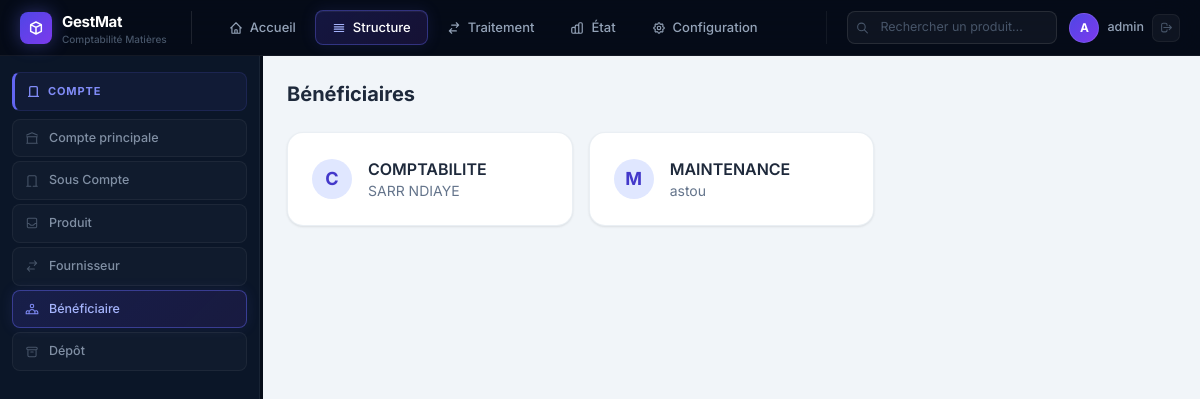
The page /beneficiaires/ (signed in) on the database its author committed.
### matieres/models.py (models this page shows, shortened)
class Beneficiaire(models.Model):
    nom = models.CharField(max_length=100, verbose_name="Bénéficiaire")
    responsable = models.CharField(max_length=100, blank=True, verbose_name="Responsable")
    class Meta:
        verbose_name = "Bénéficiaire"
        verbose_name_plural = "Bénéficiaires"
        ordering = ['nom']

### matieres/views.py (the view)
# urls.py: path('beneficiaires/', views.beneficiaires_list, name='beneficiaires_list'),
@login_required
def beneficiaires_list(request):
    context = {'page_title': 'Bénéficiaires', 'beneficiaires': Beneficiaire.objects.order_by('nom')}
    return render(request, 'referentiels/beneficiaires.html', context)

### templates/referentiels/beneficiaires.html
{% extends 'base.html' %}
{% block content %}
<div class="flex items-center justify-between mb-6">
  <h2 class="text-xl font-bold text-slate-800">Bénéficiaires</h2>
</div>
<div class="grid grid-cols-1 md:grid-cols-2 lg:grid-cols-3 gap-4">
  {% for b in beneficiaires %}
  <div class="card flex items-center gap-4">
    <div class="w-10 h-10 bg-indigo-100 rounded-full flex items-center justify-center text-indigo-700 font-bold text-lg flex-shrink-0">
      {{ b.nom|first|upper }}
    </div>
    <div>
      <p class="font-semibold text-slate-800">{{ b.nom }}</p>
      {% if b.responsable %}<p class="text-sm text-slate-500">{{ b.responsable }}</p>{% endif %}
    </div>
  </div>
  {% empty %}
  <p class="text-slate-400 col-span-3">Aucun bénéficiaire enregistré.</p>
  {% endfor %}
</div>
{% endblock %}

### templates/base.html (shortened to what this page needs)
<!DOCTYPE html>
<html lang="fr" class="h-full">
<head>
  <script src="https://cdn.tailwindcss.com"></script>
</head>
<body>
<header class="topbar">
  <div class="logo-wrap">
    <div class="logo-icon">
      <svg width="16" height="16" fill="none" stroke="#fff" viewBox="0 0 24 24" stroke-width="2.2">
        <path stroke-linecap="round" stroke-linejoin="round" d="M20 7l-8-4-8 4m16 0l-8 4m8-4v10l-8 4m0-10L4 7m8 4v10M4 7v10l8 4"/>
      </svg>
    </div>
    <div>
      <div class="logo-text">GestMat</div>
      <div class="logo-sub">{% if societe %}{{ societe.nom|truncatechars:20 }}{% else %}Comptabilité Matières{% endif %}</div>
    </div>
  </div>
  <nav class="tab-nav" role="tablist">
    <a href="{% url 'matieres:dashboard' %}" class="tab-btn" data-tab="accueil" role="tab">
      <svg width="14" height="14" fill="none" stroke="currentColor" viewBox="0 0 24 24" stroke-width="2">
        <path stroke-linecap="round" stroke-linejoin="round" d="M3 12l2-2m0 0l7-7 7 7M5 10v10a1 1 0 001 1h3m10-11l2 2m-2-2v10a1 1 0 01-1 1h-3m-6 0a1 1 0 001-1v-4a1 1 0 011-1h2a1 1 0 011 1v4a1 1 0 001 1m-6 0h6"/>
      </svg>
      Accueil
    </a>
    <span class="tab-btn" data-tab="structure" role="tab" style="cursor:pointer">
      <svg width="14" height="14" fill="none" stroke="currentColor" viewBox="0 0 24 24" stroke-width="2">
        <path stroke-linecap="round" stroke-linejoin="round" d="M4 6h16M4 10h16M4 14h16M4 18h16"/>
      </svg>
      Structure
    </span>
    <span class="tab-btn" data-tab="traitement" role="tab" style="cursor:pointer">
      <svg width="14" height="14" fill="none" stroke="currentColor" viewBox="0 0 24 24" stroke-width="2">
        <path stroke-linecap="round" stroke-linejoin="round" d="M8 7h12m0 0l-4-4m4 4l-4 4m0 6H4m0 0l4 4m-4-4l4-4"/>
      </svg>
      Traitement
    </span>
    <span class="tab-btn" data-tab="etat" role="tab" style="cursor:pointer">
      État
    </span>
    <span class="tab-btn" data-tab="configuration" role="tab" style="cursor:pointer">
      Configuration
    </span>
  </nav>
  <div class="topbar-right">
    <div class="search-wrap">
      <svg class="search-icon" width="13" height="13" fill="none" stroke="currentColor" viewBox="0 0 24 24" stroke-width="2">
        <path stroke-linecap="round" stroke-linejoin="round" d="M21 21l-6-6m2-5a7 7 0 11-14 0 7 7 0 0114 0"/>
      </svg>
      <input type="text" placeholder="Rechercher un produit…" name="q"
        hx-get="{% url 'matieres:htmx_recherche_produit' %}"
        hx-trigger="keyup changed delay:300ms"
        hx-target="#search-results">
    </div>
    <div class="user-wrap">
      <div class="user-avatar">{{ request.user.username|first|upper }}</div>
      <span class="user-name">{{ request.user.get_full_name|default:request.user.username }}</span>
      <a href="{% url 'logout' %}" class="btn-logout" title="Déconnexion">
        <svg width="13" height="13" fill="none" stroke="currentColor" viewBox="0 0 24 24" stroke-width="2">
          <path stroke-linecap="round" stroke-linejoin="round" d="M17 16l4-4m0 0l-4-4m4 4H7m6 4v1a3 3 0 01-3 3H6a3 3 0 01-3-3V7a3 3 0 013-3h4a3 3 0 013 3v1"/>
        </svg>
      </a>
    </div>
  </div>
</header>
<div class="app-body">
  <aside id="panel-structure" class="side-panel w-single" role="navigation" aria-label="Structure">
    <div class="panel-inner">
      <div class="panel-section">
        <div class="section-title">
          <svg width="13" height="13" fill="none" stroke="currentColor" viewBox="0 0 24 24" stroke-width="2.5">
            <path stroke-linecap="round" stroke-linejoin="round" d="M19 21V5a2 2 0 00-2-2H7a2 2 0 00-2 2v16"/>
            <path stroke-linecap="round" stroke-linejoin="round" d="M3 21h18"/>
          </svg>
          Compte
        </div>
        <a href="{% url 'matieres:compte_principal_list' %}"
           class="panel-btn {% if request.resolver_match.url_name == 'compte_principal_list' %}active{% endif %}">
          <svg width="14" height="14" fill="none" stroke="currentColor" viewBox="0 0 24 24" stroke-width="1.8">
            <path stroke-linecap="round" stroke-linejoin="round" d="M3 21h18M3 10h18M3 7l9-4 9 4M4 10h16v11H4z"/>
          </svg>
          Compte principale
        </a>
        <a href="{% url 'matieres:sous_compte_list' %}"
           class="panel-btn {% if request.resolver_match.url_name == 'sous_compte_list' %}active{% endif %}">
          <svg width="14" height="14" fill="none" stroke="currentColor" viewBox="0 0 24 24" stroke-width="1.8">
            <path stroke-linecap="round" stroke-linejoin="round" d="M19 21V5a2 2 0 00-2-2H7a2 2 0 00-2 2v16m14 0h2m-2 0h-5m-9 0H3m2 0h5"/>
          </svg>
          Sous Compte
        </a>
        <a href="{% url 'matieres:produits_list' %}"
           class="panel-btn {% if 'produit' in request.resolver_match.url_name %}active{% endif %}">
          Produit
        </a>
        <a href="{% url 'matieres:fournisseurs_list' %}"
           class="panel-btn {% if 'fournisseur' in request.resolver_match.url_name %}active{% endif %}">
          <svg width="14" height="14" fill="none" stroke="currentColor" viewBox="0 0 24 24" stroke-width="1.8">
            <path stroke-linecap="round" stroke-linejoin="round" d="M8 7h12m0 0l-4-4m4 4l-4 4"/>
            <path stroke-linecap="round" stroke-linejoin="round" d="M16 17H4m0 0l4-4m-4 4l4 4"/>
          </svg>
          Fournisseur
        </a>
        <a href="{% url 'matieres:beneficiaires_list' %}"
           class="panel-btn {% if 'beneficiaire' in request.resolver_match.url_name %}active{% endif %}">
          Bénéficiaire
        </a>
        <a href="{% url 'matieres:depots_list' %}"
           class="panel-btn {% if request.resolver_match.url_name == 'depots_list' %}active{% endif %}">
          <svg width="14" height="14" fill="none" stroke="currentColor" viewBox="0 0 24 24" stroke-width="1.8">
            <path stroke-linecap="round" stroke-linejoin="round" d="M5 8h14M5 8a2 2 0 110-4h14a2 2 0 110 4M5 8v10a2 2 0 002 2h10a2 2 0 002-2V8m-9 4h4"/>
          </svg>
          Dépôt
        </a>
      </div>
    </div>
  </aside>
  <main class="main-area" id="main-content">
    <div class="main-inner">
      {% block content %}{% endblock %}
    </div>
  </main>
</div>
</body>
</html>

### rows shown on the page
Beneficiaire: nom|first "C", nom "COMPTABILITE", responsable "SARR NDIAYE"
Beneficiaire: nom|first "M", nom "MAINTENANCE", responsable "astou"

### other values the page prints
{{ request.user.username|first|upper }} "A"
{{ request.user.get_full_name|default:request.user.username }} "admin"
